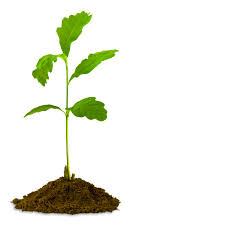
#> input picture Sample_pic/test_image.png, 225 x 225 px, found by its file name
$ python leafcount3.py
#> lines starting #> are read from the running program, lines starting #| are printed output that depends on the picture; after the words box and inside, x2 and y2 are one past the last pixel; in counts of white or black regions, pixels touching at a corner belong together
# [79 lines of commented-out code are left out]

import matplotlib.pyplot as plt
import numpy as np
import cv2
from sklearn.cluster import DBSCAN

# Load the image
img = cv2.imread("C://Users//derkm//Develop3//psqa//psqa2//Sample_pic//test_image.png")
#> img is the input picture: shape (225, 225, 3); mean B, G, R 227.3, 237.8, 235.9
img = cv2.resize(img, (0,0), fx=0.5, fy=0.5)  # Resize the image
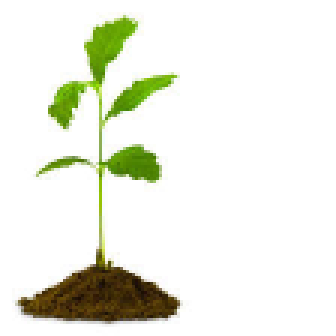
#> img: shape (112, 112, 3) (shown 3 times larger); mean B, G, R 227.1, 237.7, 235.7
rows, cols, channels = img.shape
#> rows = 112; cols = 112; channels = 3

# Convert the image to a 2D array
img_2d = img.reshape(-1, channels)

# Apply HDBSCAN
clustering = DBSCAN(eps=3, min_samples=2).fit(img_2d)
labels = clustering.labels_
#> labels = 12544 values, max 106 at index 12008, min -1 at index 600, mean 4.21

# Create a mask for each cluster
unique_labels = np.unique(labels)
#> unique_labels = 108 values from -1 to 106
masks = []
for label in unique_labels:
    mask = (labels == label).reshape(rows, cols)
    masks.append(mask)
#> this loop made 108 passes
#> pass 1, `mask = (labels == label).reshape(rows, cols)`:
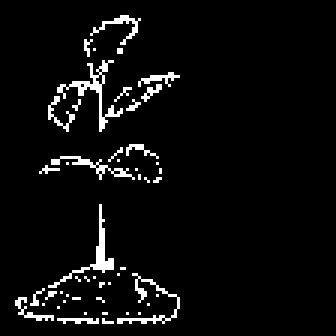
#> mask: shape (112, 112) bool (shown 3 times larger); 4.7% white in thin lines or dots, all inside (x1, y1, x2, y2) = (5, 5, 60, 108)
#> pass 2, `mask = (labels == label).reshape(rows, cols)`:
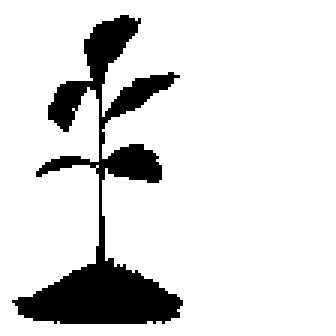
#> mask: shape (112, 112) bool (shown 3 times larger); 86.6% white; 1 black region, box (x1, y1, x2, y2) and area: (4, 5, 61, 108) 1677
#> pass 3, `mask = (labels == label).reshape(rows, cols)`:
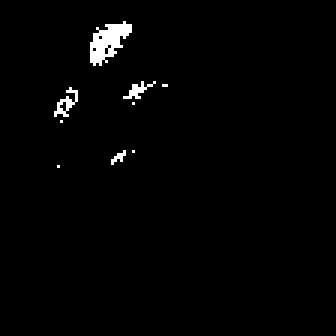
#> mask: shape (112, 112) bool (shown 3 times larger); 1.5% white; 9 white regions (6 under 20 px), largest, box (x1, y1, x2, y2) and area: (30, 7, 44, 22) 114, (18, 29, 26, 39) 31, (41, 27, 52, 33) 25
#> after the loop, masks = 108 items

# Plot the original image and masks
plt.figure(figsize=(10, 5))
plt.subplot(1, 2, 1)
plt.imshow(cv2.cvtColor(img, cv2.COLOR_BGR2RGB))
plt.title("Original Image")

plt.subplot(1, 2, 2)
plt.imshow(masks[0], cmap='gray')
plt.title("Object 0")

plt.show()
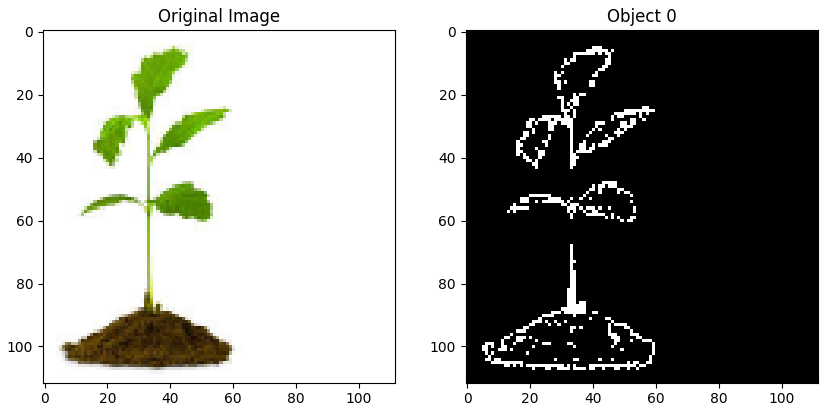
#> figure drawn by matplotlib, 2 panels
